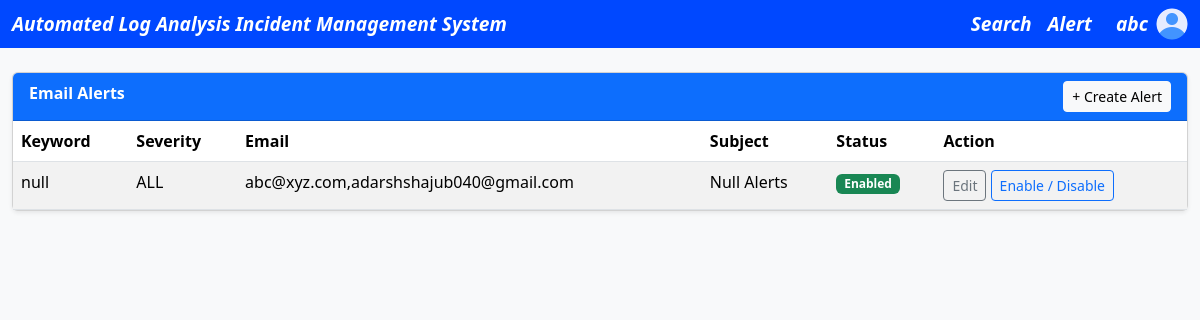
The app's page /alerts/ (signed in) with its own data.
### tables this page shows
CREATE TABLE accounts (
            id INTEGER  PRIMARY KEY AUTOINCREMENT,
            username VARCHAR(50) NOT NULL,
            password VARCHAR(255) NOT NULL,
            email VARCHAR(100) NOT NULL
        );

CREATE TABLE alerts (
            id INTEGER PRIMARY KEY AUTOINCREMENT,
            keyword TEXT NOT NULL,
            severity TEXT,
            email_to TEXT NOT NULL,
            subject TEXT NOT NULL,
            enabled INTEGER DEFAULT 1,
            created_at TEXT DEFAULT CURRENT_TIMESTAMP,
            body TEXT,
            include_search INTEGER DEFAULT 1,
            last_triggered TEXT,
            schedule_type TEXT DEFAULT 'interval',
            schedule_value INTEGER DEFAULT 5
        );

### src/app.py (the view)
@app.route("/alerts/")
@login_required
def alerts():
    conn = get_db_connection()
    cursor = conn.cursor()
    cursor.execute("SELECT * FROM alerts ORDER BY created_at DESC")
    alerts = cursor.fetchall()
    conn.close()
    return render_template("alerts.html", alerts=alerts)

### src/app.py (called while the page is built)
def get_db_connection():
    conn = sqlite3.connect(DB_PATH)
    conn.row_factory = sqlite3.Row
    return conn

@login_manager.user_loader
def load_user(user_id):
    conn = get_db_connection()
    c = conn.cursor()
    c.execute('SELECT id, username FROM accounts WHERE id = ?', (user_id,))
    account = c.fetchone()
    conn.close()
    if account:
        return User(id=account[0], username=account[1])
    return None

### src/templates/alerts.html (shortened to what this page needs)
{% extends "base.html" %}
{% block content %}
<div class="card shadow-sm">
    <div class="card-header bg-primary text-white d-flex justify-content-between">
        <strong>Email Alerts</strong>
        <a href="{{ url_for('create_alert') }}" class="btn btn-sm btn-light">
            + Create Alert
        </a>
    </div>
    <div class="card-body p-0">
        {% if alerts %}
        <table class="table table-striped mb-0">
            <thead>
                <tr>
                    <th>Keyword</th>
                    <th>Severity</th>
                    <th>Email</th>
                    <th>Subject</th>
                    <th>Status</th>
                    <th>Action</th>
                </tr>
            </thead>
            <tbody>
                {% for a in alerts %}
                <tr>
                    <td>{{ a.keyword }}</td>
                    <td>{{ a.severity or "ALL" }}</td>
                    <td>{{ a.email_to }}</td>
                    <td>{{ a.subject }}</td>
                    <td>
                        {% if a.enabled %}
                            <span class="badge bg-success">Enabled</span>
                        {% else %}
                            <span class="badge bg-secondary">Disabled</span>
                        {% endif %}
                    </td>
                    <td>
                        <a href="{{ url_for('edit_alert', alert_id=a.id) }}"
                        class="btn btn-sm btn-outline-secondary">
                            Edit
                        </a>
                        <a href="{{ url_for('toggle_alert', alert_id=a.id) }}"
                        class="btn btn-sm btn-outline-primary">
                            Enable / Disable
                        </a>
                    </td>
                </tr>
                {% endfor %}
            </tbody>
        </table>
        {% else %}
        <div class="p-3 text-muted text-center">No alerts configured</div>
        {% endif %}
    </div>
</div>
{% endblock %}

### src/templates/base.html (shortened to what this page needs)
<!DOCTYPE html>
<html lang="en">
<head>
    <link
        href="https://cdn.jsdelivr.net/npm/bootstrap@5.3.2/dist/css/bootstrap.min.css"
        rel="stylesheet"
    >
    <link
        href="https://cdnjs.cloudflare.com/ajax/libs/font-awesome/6.4.0/css/all.min.css"
        rel="stylesheet"
    >
</head>
<body class="bg-light">
<header class="topbar">
    <div class="container-xxl d-flex align-items-center justify-content-between py-2">
        <div class="d-flex align-items-center">
            <a href="{{ url_for('home') }}">
                Automated Log Analysis Incident Management System
            </a>
        </div>
        <div class="d-flex align-items-center gap-4">
            <div class="d-flex gap-3">
                <a href="{{ url_for('search') }}">Search</a>
                <a href="{{ url_for('alerts') }}">Alert</a>
            </div>
            {% if current_user.is_authenticated %}
            <div class="dropdown">
                <a
                    class="d-flex align-items-center gap-2 text-decoration-none"
                    href="#"
                    id="userMenu"
                    data-bs-toggle="dropdown"
                    aria-expanded="false"
                >
                    <span>
                        {{ current_user.username }}
                    </span>
                    <img
                        src="{{ url_for('static', filename='user.png') }}"
                        alt="avatar"
                        class="rounded-circle"
                        width="32"
                        height="32"
                    >
                </a>
            </div>
            {% endif %}
        </div>
    </div>
</header>
<main class="container-xxl my-4">
    {% block content %}{% endblock %}
</main>
</body>
</html>

### src/templates/base.html (style rules this page uses)
.topbar { background-color: #0048ff; }
.topbar a { color: #FFFFFF; font-style: oblique; font-weight: bold; font-size: larger; text-decoration: none; }

### records on screen
accounts: username "abc"
alerts: keyword "null", severity "ALL", email_to "abc@xyz.com,adarshshajub040@gmail.com", subject "Null Alerts", enabled "Enabled"
